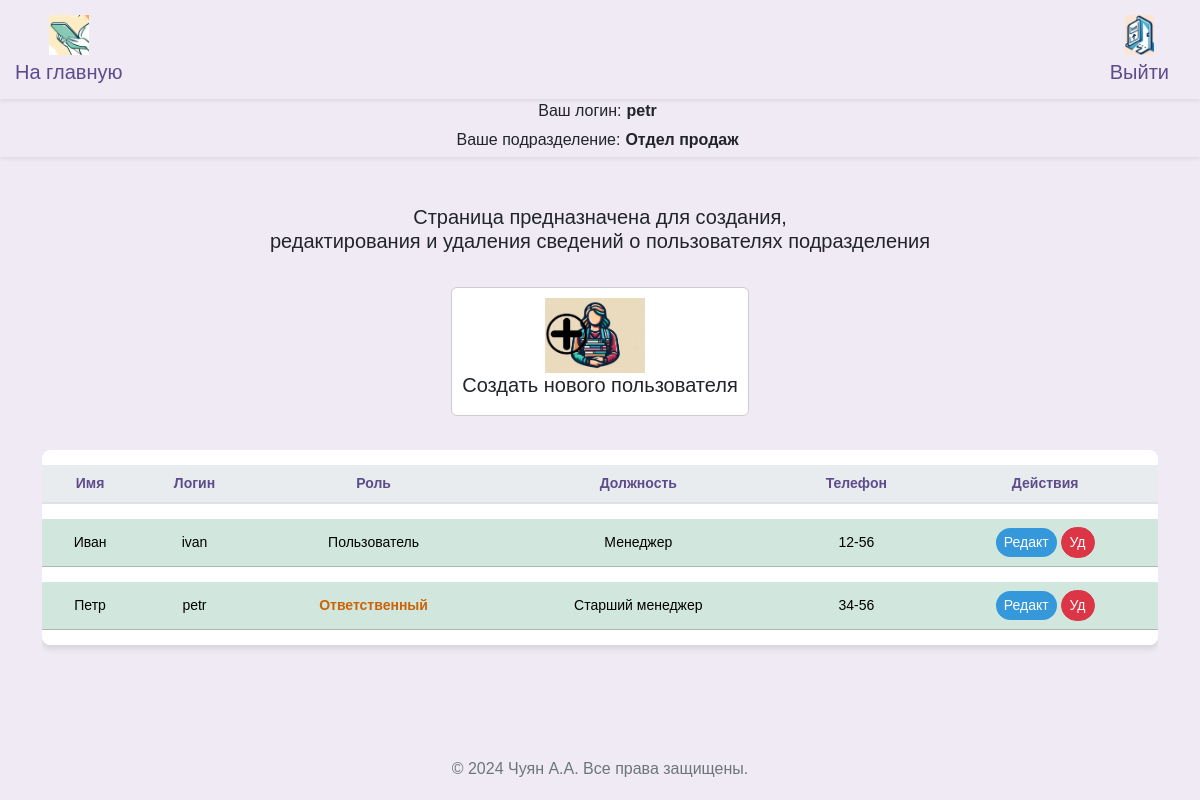
/workers (signed in), run on the app's committed database.
### src/database/models.py (models this page shows, shortened)
class Worker(Base):
    __tablename__ = "worker"
    id = Column(Integer, primary_key=True)
    role = Column(Enum(Role), default=Role.guest)
    fio = Column(String)
    name = Column(String, unique=True)
    password = Column(String)
    department = Column(String)
    position = Column(String)
    description = Column(String, default=None)
    conn_worker_arm = relationship(
        "Arm", back_populates="conn_arm_worker"
    )

### src/frontend/router.py (the view)
@router.get("/workers")
async def get_workers(
    request: Request,
    worker: Worker = Depends(get_worker_or_redirect),
    session: AsyncSession = Depends(get_session),
):
    data = await CRUDWorker.get_all_worker_sorted(session)
    return templates.TemplateResponse(
        "workers/index.html",
        {"request": request, "worker": worker, "data": data},
    )

### src/frontend/template/workers/index.html (shortened to what this page needs)
{% extends "base/base.html" %}
{% block content %}
<head>
</head>
<h5 class="mb-4" style="margin-bottom: 60px; text-align: center;">Страница предназначена для создания, <br> редактирования и удаления сведений о пользователях подразделения </h5>
<div class="d-flex flex-wrap justify-content-center align-items-center">
  <a class="nav-link" href="#" data-bs-toggle="modal" data-bs-target="#createWorkerModal" data-bs-workerdepartment="{{worker.department}}">
    <div class="d-flex align-items-center card" style="margin: 10px; border: 1px solid #ccc; padding: 10px; display: flex; justify-content: center;">
      <img src="../frontend/assets/img/icon_create_worker.jpg" alt="..." style="width: 100px; height: auto; margin-right: 10px;">
      <div>
        <h5 class="card-title" style="text-align: center;">Создать нового пользователя</h5>
      </div>
    </div>
  </a>
</div>
<div class="row ">
  <div class="col-12">
    <div class="table-responsive">
      <table class="table table-hover table-shadow table-rounded ">
        <thead>
          <tr>
            <th scope="col" >Имя</th>
            <th scope="col" >Логин</th>
            <th scope="col" >Роль</th>
            <th scope="col" >Должность</th>
            <th scope="col" >Телефон</th>
            <th scope="col" >Действия</th>
          </tr>
        </thead>
        <tbody class="text-center">
          {% for worker_tuple in data %}
            {% set workers = worker_tuple %}
              {% if workers.department == worker.department and workers.role.name != "admin"%}
                <tr class="table-success " >
                  <td>{{ workers.fio }}</td>
                  <td>{{ workers.name }}</td>
                  <td>{% if workers.role.name == 'user' %}<span class="orange-bold-text">Ответственный</span>{% elif workers.role.name == 'admin' %}<span class="red-bold-text">Администратор</span> {% else %}Пользователь{% endif %}</td>
                  <td>{{ workers.position }}</td>
                  <td>{{ workers.description }}</td>
                  <td>
                    <button type="button" class="btn btn-primary btn-sm" style="background-color: #3498db; color: white;"
                      data-bs-toggle="modal"
                      data-bs-target="#updateModal"
                      data-bs-1="{{workers.fio}}"
                      data-bs-2="{{workers.name}}"
                      data-bs-3="{{workers.position}}"
                      data-bs-4="{{workers.description}}"
                      data-bs-5= "{{workers.id}}"
                      data-bs-6= "{{workers.department}}"
                      data-bs-7= "{{workers.role}}">
                      Редакт
                    </button>
                    <button type="button" class="btn btn-danger btn-sm" style="color: white;"
                      onclick="deleteWorker('{{ workers.id }}')">
                      Уд
                    </button>
                  </td>
                </tr>
                {% endif %}
          {% endfor %}
        </tbody>
      </table>
    </div>
  </div>
</div>
{% endblock %}

### src/frontend/template/base/info.html (shortened to what this page needs)
<nav class="info navbar-expand-lg navbar-light shadow-sm">
  <div class="user-info">
    <div class="d-flex align-items-center">
      <span class="label">Ваш логин:</span>
      <span class="value">{{ worker.name }}</span>
    </div>
    <div class="d-flex align-items-center">
      <span class="label">Ваше подразделение:</span>
      <span class="value">{{ worker.department }}</span>
    </div>
  </div>
</nav>

### src/frontend/assets/css/base.css (style rules this page uses)
body { margin: 0; font-family: 'Nunito Sans', Arial, sans-serif; background-color: #efeaf4; }
.navbar-brand, .nav-link { color: #5e4b8b !important; }
.nav-link { margin: 0 10px; border-radius: 20px; transition: background-color 0.3s, color 0.3s; }
.table { background-color: #ffffff; color: #5e4b8b; border-collapse: separate; border-spacing: 0 15px; }
.table th, .table td { border-top: none !important; vertical-align: middle; }
.table thead th { background-color: #e9ecef; color: #5e4b8b; border-bottom: 2px solid #dee2e6; }
.table .btn, .table a { color: #7e57c2; transition: color 0.3s; }
.table td { padding: .5rem; }
.table-rounded { border-radius: .5rem; overflow: hidden; }
.table-shadow { box-shadow: 0 4px 6px rgba(0, 0, 0, 0.1); }
.btn { border-radius: 20px; }
.btn-primary { background-color: #8e44b0; border: none; color: #ffffff; transition: background-color 0.3s, color 0.3s, box-shadow 0.3s; }

### src/frontend/template/base/nav.html (style rules this page uses)
.user-info { text-align: center; display: flex; flex-direction: column; align-items: center; }

### src/frontend/template/base/info.html (style rules this page uses)
body, html { margin: 0; padding: 0; width: 100%; height: 100%; }
.user-info { text-align: center; display: flex; flex-direction: column; align-items: center; }
.user-info .label, .user-info .value { display: inline-block; width: auto; margin-right: 5px; max-width: 250px; margin-bottom: 5px; }
.user-info .value { font-weight: bold; }

### src/frontend/template/workers/index.html (style rules this page uses)
table { font-family: Arial, sans-serif; }
td { font-size: 14px; }
th { text-align: center; font-size: 14px; }
.orange-bold-text { color: rgb(204, 99, 7); font-weight: bold; }

### data on the page
Worker: name "petr", department "Отдел продаж", fio "Петр", role "Ответственный", position "Старший менеджер", description "34-56"
Worker: fio "Иван", name "ivan", role "Пользователь", position "Менеджер", description "12-56"
